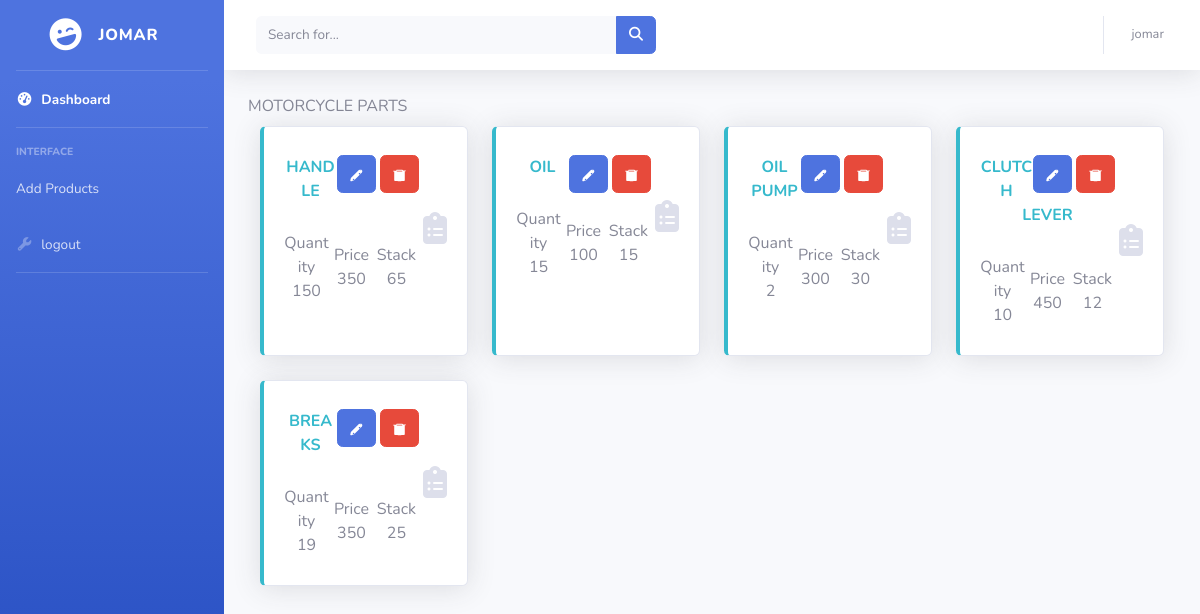
Screenshot of /admin/dashboard.php (signed in) with the database file from the repository.
### tables this page shows
CREATE TABLE `tbl_users` (
  `ID` int NOT NULL AUTO_INCREMENT,
  `username` varchar(45) NOT NULL,
  `password` varchar(45) NOT NULL,
  `email` varchar(45) NOT NULL,
  `position` varchar(45) NOT NULL,
  PRIMARY KEY (`ID`)
);

CREATE TABLE `parts_inventory` (
  `IDparts` int unsigned NOT NULL AUTO_INCREMENT,
  `part_Name` varchar(45) NOT NULL,
  `part_Number` varchar(45) NOT NULL,
  `Quantity` varchar(45) NOT NULL,
  `Price` bigint NOT NULL,
  `Stack` bigint NOT NULL,
  `Date` varchar(45) NOT NULL,
  PRIMARY KEY (`IDparts`)
);

### admin/dashboard.php (the view, shortened to what this page needs)
<?php
include "../backend/database.php";
include "../backend/add.php";
$position = $_SESSION['position'];
$sql = "SELECT * FROM tbl_users WHERE position = '$position'";
?>
<!DOCTYPE html>
<html lang="en">
<head>
        <link href="https://stackpath.bootstrapcdn.com/bootstrap/4.5.2/css/bootstrap.min.css" rel="stylesheet">
    <link href="vendor/fontawesome-free/css/all.min.css" rel="stylesheet" type="text/css">
    <link href="css/sb-admin-2.min.css" rel="stylesheet">
</head>
<body id="page-top">
    <div id="wrapper">
        <ul class="navbar-nav bg-gradient-primary sidebar sidebar-dark accordion" id="accordionSidebar">
        <?php
        $result = $conn->query($sql);
        while ($row = $result->fetch_assoc()) {
        $user = $row['username'];
        }
            echo '<a class="sidebar-brand d-flex align-items-center justify-content-center" href="dashboard.php">
                <div class="sidebar-brand-icon rotate-n-15">
                    <i class="fas fa-laugh-wink"></i>
                </div>
                <div class="sidebar-brand-text mx-3">'.$user.'</div>
            </a>';
?>
            <hr class="sidebar-divider my-0">
            <li class="nav-item active">
                <a class="nav-link" href="dashboard.php">
                    <i class="fas fa-fw fa-tachometer-alt"></i>
                    <span>Dashboard</span></a>
            </li>
            <hr class="sidebar-divider">
            <div class="sidebar-heading">
                Interface
            </div>
            <li class="nav-item">
                <a class="nav-link collapsed" href="javascript:void(0);" onclick="ajax_function('addproduct.php','#maincontent');">
                    <span>Add Products</span>
                </a>
            </li>
            <li class="nav-item">
                <a class="nav-link collapsed" href="../backend/logout.php">
                    <i class="fas fa-fw fa-wrench"></i>
                    <span>logout</span>
                </a>
            </li>
            <hr class="sidebar-divider">
        </ul>
        <div id="content-wrapper" class="d-flex flex-column">
            <div id="content">
                <nav class="navbar navbar-expand navbar-light bg-white topbar mb-4 static-top shadow">
                    <form
                        class="d-none d-sm-inline-block form-inline mr-auto ml-md-3 my-2 my-md-0 mw-100 navbar-search">
                        <div class="input-group">
                            <input type="text" class="form-control bg-light border-0 small" placeholder="Search for..."
                                aria-label="Search" aria-describedby="basic-addon2">
                            <div class="input-group-append">
                                <button class="btn btn-primary" type="button">
                                    <i class="fas fa-search fa-sm"></i>
                                </button>
                            </div>
                        </div>
                    </form>
                    <ul class="navbar-nav ml-auto">
                        <li class="nav-item dropdown no-arrow">
                            <?php
                            echo'<a class="nav-link dropdown-toggle" href="#" id="userDropdown" role="button"
                                data-toggle="dropdown" aria-haspopup="true" aria-expanded="false">
                                <span class="mr-2 d-none d-lg-inline text-gray-600 small">'.$user.'</span>
                                <!-- <img class="img-profile rounded-circle"
                                    src="img/undraw_profile.svg"> -->
                            </a>';
                            ?>
                        </li>
                    </ul>
                </nav>
                <div class="container-fluid" id="maincontent">
                     <label class="">MOTORCYCLE PARTS</label>
    <?php
$query = "SELECT * FROM parts_inventory";
$result = $conn->query($query);
echo '<div class="d-flex flex-wrap">';
while ($row = $result->fetch_assoc()) {
    $part_Name = $row['part_Name'];
    $id = $row['IDparts'];
    $Quantity = $row['Quantity'];
    $Price = $row['Price'];
    $Stack = $row['Stack'];
  echo'
    <div class="col-xl-3 col-md-6 mb-4">
    <div class="card border-left-info shadow h-100 py-2">
        <div class="card-body">
            <div class="row no-gutters align-items-center">
                <div class="col mr-1">';
                echo "<form action='' method='post'>";
                echo '<button type="submit" name="delete_user" value="Delete" class="btn btn-danger ml-1 float-right">
                <svg xmlns="http://www.w3.org/2000/svg" width="13" height="13" fill="currentColor" class="bi bi-trash" viewBox="0 0 16 16">
                    <path d="M5.5 5.5a.5.5 0 0 1 .5-.5h4a.5.5 0 0 1 .5.5v9a.5.5 0 0 1-.5.5h-4a.5.5 0 0 1-.5-.5v-9zM4.118 1.47A.5.5 0 0 1 4.5 1h7a.5.5 0 0 1 .382.17l.636.636H15.5a.5.5 0 0 1 0 1H14.5v11a1 1 0 0 1-1 1H2.5a1 1 0 0 1-1-1V3h-1a.5.5 0 0 1 0-1h3.382l.636-.636zM5.118 2l-.5.5v.5h6.764v-.5l-.5-.5H5.118z"></path>
                </svg></button>';
              echo "</form>";
                echo'<button class="btn btn-primary float-right" data-toggle="modal" data-target="#modal' . $id . '">
                <svg xmlns="http://www.w3.org/2000/svg" width="13" height="13" fill="currentColor" class="bi bi-pencil" viewBox="0 0 16 16">
                    <path d="M13.473 0.849c-0.195-0.195-0.512-0.195-0.707 0l-2.291 2.291-8.16 8.16c-0.419 0.419-0.586 1.049-0.462 1.628l1.393-1.393 8.16-8.16 2.291-2.291c0.195-0.195 0.195-0.512 0-0.707zM11.68 2.643l1.439-1.439c0.293-0.293 0.77-0.293 1.063 0l0.955 0.954c0.293 0.293 0.293 0.77 0 1.063l-1.439 1.439-1.064-1.063zM2.803 12.52l-0.954-0.954L11.68 2.643l0.954 0.954L2.803 12.52z"></path>
                    <path fill-rule="evenodd" d="M14.854 3.646l-2.5-2.5a1 1 0 0 0-1.415 0l-9.586 9.586a1 1 0 0 0-0.271 0.464l-0.669 2.676a1 1 0 0 0 1.282 1.283l2.676-0.669a1 1 0 0 0 0.464-0.271l9.586-9.586a1 1 0 0 0 0-1.415zM3.207 14.207l0.665-2.658 1.993 1.993-2.658 0.665zm9.586-9.586l-0.665 2.658-1.993-1.993 2.658-0.665z"></path>
                </svg>
            </button>
                      <div class="text-l text-center font-weight-bold text-info text-uppercase mb-1">
                        '.$part_Name.'
                        </div><br>
                    <div class="row no-gutters align-items-center">
                            <div class="col-4 text-center">
                                Quantity<br> '.$Quantity.'
                            </div>
                        <div class="col-4 text-center">
                                Price<br> '.$Price.'
                            </div>
                        <div class="col-4 text-center">
                                Stack<br> '.$Stack.'
                            </div>
                    </div>
                </div>
                <div class="col-auto">
                    <i class="fas fa-clipboard-list fa-2x text-gray-300"></i>
                </div>
            </div>
        </div>
    </div>
</div>
';
}
?>
</body>
</html>

### rows the page displays
tbl_users: username "JOMAR", username "jomar"
parts_inventory: part_Name "HANDLE", Quantity "150", Price "350", Stack "65"
parts_inventory: part_Name "OIL", Quantity "15", Price "100", Stack "15"
parts_inventory: part_Name "OIL PUMP", Quantity "2", Price "300", Stack "30"
parts_inventory: part_Name "CLUTCH LEVER", Quantity "10", Price "450", Stack "12"
parts_inventory: part_Name "BREAKS", Quantity "19", Price "350", Stack "25"
